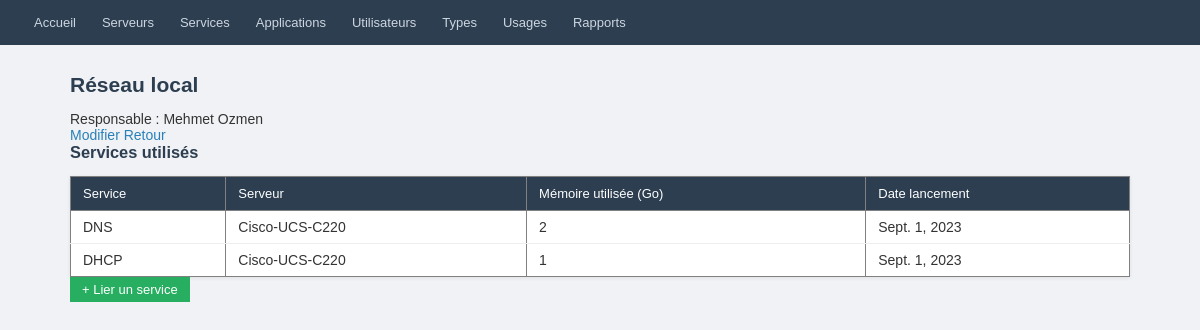
The page /applications/1/ on the database its author committed.
### inventory/models.py (models this page shows, shortened)
class Application(models.Model):
    nom_application = models.CharField(max_length=100, unique=True)
    logo            = models.ImageField(upload_to='logos/', blank=True, null=True)
    utilisateur     = models.ForeignKey(
                          Utilisateur,
                          on_delete=models.PROTECT,
                          related_name='applications'
                      )
    class Meta:
        ordering = ['nom_application']
        db_table = 'application'

class Utilisateur(models.Model):
    nom    = models.CharField(max_length=100)
    prenom = models.CharField(max_length=100)
    email  = models.EmailField(unique=True)
    class Meta:
        ordering = ['nom', 'prenom']
        db_table = 'utilisateur'
    def __str__(self):
        return f"{self.prenom} {self.nom}"

class UsageRessource(models.Model):
    application = models.ForeignKey(
                      Application,
                      on_delete=models.CASCADE,
                      related_name='usages_ressource'
                  )
    service     = models.ForeignKey(
                      Service,
                      on_delete=models.CASCADE,
                      related_name='usages_ressource'
                  )
    class Meta:
        unique_together = [('application', 'service')]
        db_table        = 'usage_ressource'

class Service(models.Model):
    nom_service             = models.CharField(max_length=100, unique=True)
    date_lancement          = models.DateField()
    espace_memoire_utilise  = models.PositiveIntegerField()
    memoire_vive_necessaire = models.PositiveIntegerField()
    serveur                 = models.ForeignKey(
                                  Serveur,
                                  on_delete=models.PROTECT,
                                  related_name='services'
                              )
    class Meta:
        ordering = ['nom_service']
        db_table = 'service'

class Serveur(models.Model):
    nom               = models.CharField(max_length=100, unique=True)
    type_serveur      = models.ForeignKey(
                            TypeServeur,
                            on_delete=models.PROTECT,
                            related_name='serveurs'
                        )
    nombre_processeur = models.PositiveIntegerField()
    capacite_memoire  = models.PositiveIntegerField()
    capacite_stockage = models.PositiveIntegerField()
    class Meta:
        ordering = ['nom']
        db_table = 'serveur'
    def __str__(self):
        return self.nom

### inventory/views.py (the view)
# urls.py: path('applications/<int:pk>/',       views.application_detail, name='application-detail'),
def application_detail(request, pk):
    app = get_object_or_404(Application, pk=pk)
    return render(request, 'inventory/application/detail.html', {'application': app})

### inventory/templates/inventory/application/detail.html (shortened to what this page needs)
{% extends "inventory/base.html" %}
{% block content %}
<h2>{{ application.nom_application }}</h2>
<p>Responsable : {{ application.utilisateur }}</p>
<a href="{% url 'inventory:application-update' application.pk %}">Modifier</a>
<a href="{% url 'inventory:application-list' %}">Retour</a>
<h3>Services utilisés</h3>
<table border="1" cellpadding="5">
  <tr><th>Service</th><th>Serveur</th><th>Mémoire utilisée (Go)</th><th>Date lancement</th></tr>
  {% for ru in application.usages_ressource.all %}
  <tr>
    <td>{{ ru.service.nom_service }}</td>
    <td>{{ ru.service.serveur }}</td>
    <td>{{ ru.service.espace_memoire_utilise }}</td>
    <td>{{ ru.service.date_lancement }}</td>
  </tr>
  {% empty %}<tr><td colspan="4">Aucun service lié.</td></tr>{% endfor %}
</table>
<a href="{% url 'inventory:resourceusage-create' %}">+ Lier un service</a>
{% endblock %}

### inventory/templates/inventory/base.html (style rules this page uses)
* { box-sizing: border-box; margin: 0; padding: 0; }
body { font-family: Arial, sans-serif; font-size: 14px; background: #f0f2f5; color: #333; }
h1, h2, h3 { margin-bottom: 14px; color: #2c3e50; }
a { color: #2980b9; text-decoration: none; }
a[href*="create"] { display: inline-block; background: #27ae60; color: #fff; padding: 5px 12px; border-radius: 0; margin-bottom: 12px; font-size: 13px; }
table { width: 100%; border-collapse: collapse; background: #fff; box-shadow: 0 1px 4px rgba(0,0,0,0.08); }
th { background: #2c3e50; color: #fff; padding: 9px 12px; text-align: left; font-weight: normal; font-size: 13px; }
td { padding: 8px 12px; border-bottom: 1px solid #eee; }
tr:last-child td { border-bottom: none; }

### rows shown on the page
Application: nom_application "Réseau local", utilisateur "Mehmet Ozmen"
UsageRessource: service.nom_service "DNS", service.serveur "Cisco-UCS-C220", service.espace_memoire_utilise "2", service.date_lancement "Sept. 1, 2023"
UsageRessource: service.nom_service "DHCP", service.serveur "Cisco-UCS-C220", service.espace_memoire_utilise "1", service.date_lancement "Sept. 1, 2023"
